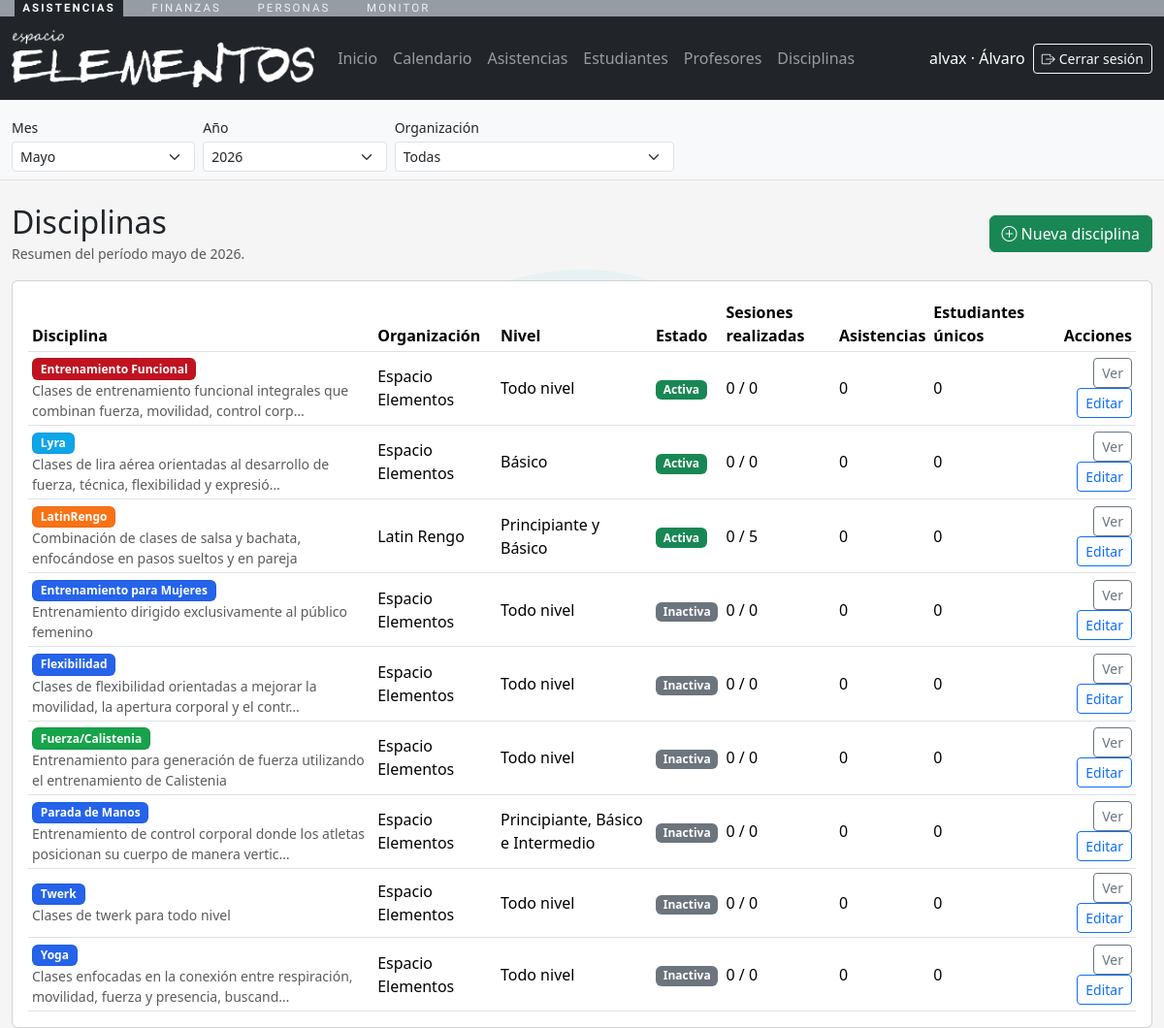
/asistencias/disciplinas/ (signed in), run on the app's committed database.
### personas/models.py (models this page shows, shortened)
class Persona(models.Model):
    nombres = models.CharField(max_length=150)
    apellidos = models.CharField(max_length=150)
    email = models.EmailField(unique=True, null=True, blank=True)
    telefono = models.CharField(max_length=50, blank=True)
    rut = models.CharField(
        max_length=20,
        blank=True,
        default="",
        validators=[validar_rut_chileno],
    )
    fecha_nacimiento = models.DateField(null=True, blank=True)
    activo = models.BooleanField(default=True)
    user = models.OneToOneField(
        settings.AUTH_USER_MODEL,
        on_delete=models.CASCADE,
        null=True,
        blank=True,
        related_name="persona",
    )
    creado_en = models.DateTimeField(auto_now_add=True)
    actualizado_en = models.DateTimeField(auto_now=True)
    class Meta:
        verbose_name = "Persona"
        verbose_name_plural = "Personas"
        ordering = ["apellidos", "nombres"]
        db_table = "cuentas_persona"

class Organizacion(models.Model):
    nombre = models.CharField(max_length=255)
    razon_social = models.CharField(max_length=255, blank=True)
    rut = models.CharField(max_length=20, unique=True)
    es_exenta_iva = models.BooleanField(
        default=False,
        help_text="Marcar si la organizacion aplica exencion de IVA (Ley 21.622).",
    )
    email_contacto = models.EmailField(blank=True)
    telefono_contacto = models.CharField(max_length=50, blank=True)
    sitio_web = models.URLField(blank=True)
    direccion = models.CharField(max_length=255, blank=True)
    creada_en = models.DateTimeField(auto_now_add=True)
    actualizada_en = models.DateTimeField(auto_now=True)
    class Meta:
        verbose_name = "Organizacion"
        verbose_name_plural = "Organizaciones"
        ordering = ["nombre"]
        db_table = "organizaciones_organizacion"

### asistencias/models.py (models this page shows, shortened)
class Disciplina(models.Model):
    class BadgeColor(models.TextChoices):
        ROJO = "rojo", "Rojo"
        NARANJO = "naranjo", "Naranjo"
        AZUL = "azul", "Azul"
        CELESTE = "celeste", "Celeste"
        AMARILLO = "amarillo", "Amarillo"
        VERDE = "verde", "Verde"
        CAFE = "cafe", "Cafe"
        MORADO = "morado", "Morado"
    BADGE_COLOR_CLASSES = {
        BadgeColor.ROJO: "disciplina-badge-rojo",
        BadgeColor.NARANJO: "disciplina-badge-naranjo",
        BadgeColor.AZUL: "disciplina-badge-azul",
        BadgeColor.CELESTE: "disciplina-badge-celeste",
        BadgeColor.AMARILLO: "disciplina-badge-amarillo",
        BadgeColor.VERDE: "disciplina-badge-verde",
        BadgeColor.CAFE: "disciplina-badge-cafe",
        BadgeColor.MORADO: "disciplina-badge-morado",
    }
    organizacion = models.ForeignKey(
        "personas.Organizacion",
        on_delete=models.CASCADE,
        related_name="disciplinas",
    )
    nombre = models.CharField(max_length=150)
    descripcion = models.TextField(blank=True)
    nivel = models.CharField(max_length=100, blank=True)
    badge_color = models.CharField(
        "color de badge",
        max_length=20,
        choices=BadgeColor.choices,
        default=BadgeColor.AZUL,
    )
    activa = models.BooleanField(default=True)
    creada_en = models.DateTimeField(auto_now_add=True)
    class Meta:
        verbose_name = "Disciplina"
        verbose_name_plural = "Disciplinas"
        unique_together = ("organizacion", "nombre", "nivel")
        ordering = ["nombre"]
        db_table = "academia_disciplina"
    @property
    def badge_class(self) -> str:
        return f"disciplina-badge {self.BADGE_COLOR_CLASSES.get(self.badge_color, self.BADGE_COLOR_CLASSES[self.BadgeColor.AZUL])}"

### asistencias/views.py (the view)
# urls.py: path("disciplinas/", views.disciplinas_list, name="disciplinas_list"),
@role_required(ROLE_ADMIN)
def disciplinas_list(request):
    context = nav_context(request)
    organizacion = organizacion_desde_request(request)
    disciplinas_qs = Disciplina.objects.select_related("organizacion")
    if organizacion:
        disciplinas_qs = disciplinas_qs.filter(organizacion=organizacion)
    disciplinas = disciplinas_qs.annotate(
        sesiones_periodo=Count(
            "sesiones",
            filter=Q(**filtros_periodo("sesiones__fecha", request=request)),
            distinct=True,
        ),
        sesiones_realizadas=Count(
            "sesiones",
            filter=Q(
                **filtros_periodo("sesiones__fecha", request=request),
                sesiones__estado=SesionClase.Estado.COMPLETADA,
            ),
            distinct=True,
        ),
        asistencias_periodo=Count(
            "sesiones__asistencias",
            filter=Q(**filtros_periodo("sesiones__fecha", request=request)),
            distinct=True,
        ),
        estudiantes_unicos=Count(
            "sesiones__asistencias__persona",
            filter=Q(**filtros_periodo("sesiones__fecha", request=request)),
            distinct=True,
        ),
    ).order_by("-activa", "organizacion__nombre", "nombre", "nivel")
    context.update(
        {
            "disciplinas": disciplinas,
            "periodo_descripcion_vista": descripcion_periodo(request=request, corta=False),
            "organizacion_seleccionada": organizacion,
        }
    )
    return render(request, "asistencias/disciplinas_list.html", context)

### asistencias/utils.py (called while the page is built, shortened)
def usuario_tiene_roles(user, roles: list[str]) -> bool:
    if not roles:
        return True
    if user.is_superuser:
        return True

### plataformaelemental/context.py (called while the page is built, shortened)
def _fin_de_mes(fecha):
    return (fecha.replace(day=28) + timedelta(days=4)).replace(day=1) - timedelta(days=1)

def _normalizar_mes(raw_mes, hoy):
    if raw_mes is None or str(raw_mes).strip() == "":
        return hoy.month

def _normalizar_anio(raw_anio, hoy):
    if raw_anio is None or str(raw_anio).strip() == "":
        return hoy.year

def resolver_periodo(request):
    hoy = timezone.localdate()
    mes = _normalizar_mes(request.GET.get("periodo_mes"), hoy)
    anio = _normalizar_anio(request.GET.get("periodo_anio"), hoy)
    referencia = hoy.replace(year=anio or hoy.year, month=mes or hoy.month, day=1)
    return {
        "mes": mes,
        "anio": anio,
        "referencia_inicio": referencia,
        "referencia_fin": _fin_de_mes(referencia),
    }

def filtros_periodo(campo, *, request=None, mes=None, anio=None):
    if request is not None:
        periodo = resolver_periodo(request)
        mes = periodo["mes"]
        anio = periodo["anio"]
    filtros = {}
    if anio is not None:
        filtros[f"{campo}__year"] = anio
    if mes is not None:
        filtros[f"{campo}__month"] = mes
    return filtros

def descripcion_periodo(*, request=None, mes=None, anio=None, corta=False):
    if request is not None:
        periodo = resolver_periodo(request)
        mes = periodo["mes"]
        anio = periodo["anio"]
    if mes is None and anio is None:
        return "Todo el periodo" if corta else "Todos los meses y todos los años"
    if mes is None:
        return f"Año {anio}" if corta else f"Todos los meses de {anio}"
    nombre_mes = date_format(date((anio or 2000), mes, 1), "F")
    if anio is None:
        return nombre_mes if corta else f"{nombre_mes} de todos los años"
    return f"{nombre_mes} {anio}" if corta else f"{nombre_mes} de {anio}"

def nav_context(request):
    persona = getattr(request.user, "persona", None)
    roles = []
    if persona:
        roles = list(persona.roles.filter(activo=True).values_list("rol__codigo", flat=True))
    return {"persona": persona, "roles_usuario": roles}

def organizacion_desde_request(request):
    org_id = request.GET.get("organizacion")
    if not org_id:
        return None
    return Organizacion.objects.filter(pk=org_id).first()

### asistencias/templates/asistencias/disciplinas_list.html (shortened to what this page needs)
{% extends "asistencias/base_app.html" %}
{% block content %}
<div class="mt-4">
  <div class="d-flex justify-content-between align-items-center mb-3">
    <div>
      <h2 class="mb-0">Disciplinas</h2>
      <small class="text-muted">
        Resumen del período {{ periodo_descripcion_vista }}.
      </small>
    </div>
    <a
      class="btn btn-success"
      href="{% url 'asistencias:disciplina_create' %}{% if request.GET.urlencode %}?{{ request.GET.urlencode }}{% endif %}"
    >
      <i class="bi bi-plus-circle"></i><span class="ms-1">Nueva disciplina</span>
    </a>
  </div>
  <div class="card">
    <div class="card-body table-responsive">
      <table class="table table-sm align-middle mb-0">
        <thead>
          <tr>
            <th>Disciplina</th>
            <th>Organización</th>
            <th>Nivel</th>
            <th>Estado</th>
            <th>Sesiones realizadas</th>
            <th>Asistencias</th>
            <th>Estudiantes únicos</th>
            <th class="text-end">Acciones</th>
          </tr>
        </thead>
        <tbody>
          {% for disciplina in disciplinas %}
          <tr>
            <td>
              <div><span class="badge {{ disciplina.badge_class }}">{{ disciplina.nombre }}</span></div>
              <div class="small text-muted">{{ disciplina.descripcion|default:"Sin descripción"|truncatechars:90 }}</div>
            </td>
            <td>{{ disciplina.organizacion.nombre }}</td>
            <td>{{ disciplina.nivel|default:"-" }}</td>
            <td>
              {% if disciplina.activa %}
                <span class="badge text-bg-success">Activa</span>
              {% else %}
                <span class="badge text-bg-secondary">Inactiva</span>
              {% endif %}
            </td>
            <td>{{ disciplina.sesiones_realizadas }} / {{ disciplina.sesiones_periodo }}</td>
            <td>{{ disciplina.asistencias_periodo }}</td>
            <td>{{ disciplina.estudiantes_unicos }}</td>
            <td class="text-end">
              <a
                class="btn btn-sm btn-outline-secondary"
                href="{% url 'asistencias:disciplina_detail' disciplina.pk %}{% if request.GET.urlencode %}?{{ request.GET.urlencode }}{% endif %}"
              >
                Ver
              </a>
              <a
                class="btn btn-sm btn-outline-primary"
                href="{% url 'asistencias:disciplina_edit' disciplina.pk %}{% if request.GET.urlencode %}?{{ request.GET.urlencode }}{% endif %}"
              >
                Editar
              </a>
            </td>
          </tr>
          {% empty %}
          <tr>
            <td colspan="8" class="text-center text-muted py-4">
              No hay disciplinas para los filtros seleccionados.
            </td>
          </tr>
          {% endfor %}
        </tbody>
      </table>
    </div>
  </div>
</div>
{% endblock %}

### asistencias/templates/asistencias/base_app.html (shortened to what this page needs)
{% load static %}
<!DOCTYPE html>
<html lang="es">
  <head>
    <link href="https://cdn.jsdelivr.net/npm/bootstrap@5.3.3/dist/css/bootstrap.min.css" rel="stylesheet">
    <link href="https://cdn.jsdelivr.net/npm/bootstrap-icons@1.11.3/font/bootstrap-icons.css" rel="stylesheet">
  </head>
  <body>
    {% if request.user.is_authenticated and not hide_nav %}
    {% include "shared/barra_apps.html" %}
    <nav class="navbar navbar-expand-lg navbar-dark bg-dark">
      <div class="container-fluid">
        <a class="navbar-brand" href="{% url 'asistencias:dashboard' %}?periodo_mes={{ periodo_mes }}&periodo_anio={{ periodo_anio }}{% if organizacion_id %}&organizacion={{ organizacion_id }}{% endif %}">
          <img src="{% static 'img/logotipo-blanco.png' %}" alt="App Elemental" style="height: 60px;">
        </a>
        <div class="collapse navbar-collapse" id="navbarNav">
          <ul class="navbar-nav me-auto">
            <li class="nav-item"><a class="nav-link" href="{% url 'asistencias:dashboard' %}?periodo_mes={{ periodo_mes }}&periodo_anio={{ periodo_anio }}">Inicio</a></li>
            <li class="nav-item"><a class="nav-link" href="{% url 'asistencias:sesiones_list' %}?periodo_mes={{ periodo_mes }}&periodo_anio={{ periodo_anio }}{% if organizacion_id %}&organizacion={{ organizacion_id }}{% endif %}">Calendario</a></li>
            <li class="nav-item"><a class="nav-link" href="{% url 'asistencias:asistencias_list' %}?periodo_mes={{ periodo_mes }}&periodo_anio={{ periodo_anio }}{% if organizacion_id %}&organizacion={{ organizacion_id }}{% endif %}">Asistencias</a></li>
            <li class="nav-item"><a class="nav-link" href="{% url 'asistencias:estudiantes_list' %}?periodo_mes={{ periodo_mes }}&periodo_anio={{ periodo_anio }}{% if organizacion_id %}&organizacion={{ organizacion_id }}{% endif %}">Estudiantes</a></li>
            <li class="nav-item"><a class="nav-link" href="{% url 'asistencias:profesores_list' %}?periodo_mes={{ periodo_mes }}&periodo_anio={{ periodo_anio }}{% if organizacion_id %}&organizacion={{ organizacion_id }}{% endif %}">Profesores</a></li>
            <li class="nav-item"><a class="nav-link" href="{% url 'asistencias:disciplinas_list' %}?periodo_mes={{ periodo_mes }}&periodo_anio={{ periodo_anio }}{% if organizacion_id %}&organizacion={{ organizacion_id }}{% endif %}">Disciplinas</a></li>
          </ul>
          <div class="d-flex flex-column flex-lg-row align-items-lg-center gap-2">
            <span class="navbar-text text-white">
              {{ request.user.get_username }}{% if persona %} · {{ persona.nombres }}{% endif %}
            </span>
            <form method="post" action="/accounts/logout/" class="d-inline">
              <button class="btn btn-sm btn-outline-light" type="submit" title="Cerrar sesión">
                <i class="bi bi-box-arrow-right"></i><span class="d-none d-lg-inline ms-1">Cerrar sesión</span>
              </button>
            </form>
          </div>
        </div>
      </div>
    </nav>
    {% if not hide_periodo %}
    <div class="bg-light border-bottom">
      <div class="container-fluid py-2">
        <form method="get" class="row g-2 align-items-end" id="periodo-global-form">
          <div class="col-6 col-md-2">
            <label class="form-label small mb-1">Mes</label>
            <select name="periodo_mes" class="form-select form-select-sm js-periodo-autosubmit">
              {% for value, label in periodo_meses %}
                <option value="{{ value }}" {% if periodo_mes == value %}selected{% endif %}>{{ label }}</option>
              {% endfor %}
            </select>
          </div>
          <div class="col-6 col-md-2">
            <label class="form-label small mb-1">Año</label>
            <select name="periodo_anio" class="form-select form-select-sm js-periodo-autosubmit">
              {% for y in periodo_anios %}
                <option value="{{ y.0 }}" {% if periodo_anio == y.0 %}selected{% endif %}>{{ y.1 }}</option>
              {% endfor %}
            </select>
          </div>
          <div class="col-12 col-md-3">
            <label class="form-label small mb-1">Organización</label>
            <select name="organizacion" class="form-select form-select-sm js-periodo-autosubmit">
              <option value="">Todas</option>
            </select>
          </div>
        </form>
      </div>
    </div>
    {% endif %}
    {% endif %}
    <div class="container-fluid">
      {% block content %}{% endblock %}
    </div>
  </body>
</html>

### data on the page
Persona: nombres "Álvaro"
Disciplina: nombre "Entrenamiento Funcional", descripcion "Clases de entrenamiento funcional integrales que combinan fuerza, movilidad, control corp…", organizacion.nombre "Espacio Elementos", nivel "Todo nivel", activa "Activa", sesiones_realizadas "0", sesiones_periodo "0", asistencias_periodo "0", estudiantes_unicos "0"
Disciplina: nombre "Lyra", descripcion "Clases de lira aérea orientadas al desarrollo de fuerza, técnica, flexibilidad y expresió…", organizacion.nombre "Espacio Elementos", nivel "Básico", activa "Activa", sesiones_realizadas "0", sesiones_periodo "0", asistencias_periodo "0", estudiantes_unicos "0"
Disciplina: nombre "LatinRengo", descripcion "Combinación de clases de salsa y bachata, enfocándose en pasos sueltos y en pareja", organizacion.nombre "Latin Rengo", nivel "Principiante y Básico", activa "Activa", sesiones_realizadas "0", sesiones_periodo "5", asistencias_periodo "0", estudiantes_unicos "0"
Disciplina: nombre "Entrenamiento para Mujeres", descripcion "Entrenamiento dirigido exclusivamente al público femenino", organizacion.nombre "Espacio Elementos", nivel "Todo nivel", activa "Inactiva", sesiones_realizadas "0", sesiones_periodo "0", asistencias_periodo "0", estudiantes_unicos "0"
Disciplina: nombre "Flexibilidad", descripcion "Clases de flexibilidad orientadas a mejorar la movilidad, la apertura corporal y el contr…", organizacion.nombre "Espacio Elementos", nivel "Todo nivel", activa "Inactiva", sesiones_realizadas "0", sesiones_periodo "0", asistencias_periodo "0", estudiantes_unicos "0"
Disciplina: nombre "Fuerza/Calistenia", descripcion "Entrenamiento para generación de fuerza utilizando el entrenamiento de Calistenia", organizacion.nombre "Espacio Elementos", nivel "Todo nivel", activa "Inactiva", sesiones_realizadas "0", sesiones_periodo "0", asistencias_periodo "0", estudiantes_unicos "0"
Disciplina: nombre "Parada de Manos", descripcion "Entrenamiento de control corporal donde los atletas posicionan su cuerpo de manera vertic…", organizacion.nombre "Espacio Elementos", nivel "Principiante, Básico e Intermedio", activa "Inactiva", sesiones_realizadas "0", sesiones_periodo "0", asistencias_periodo "0", estudiantes_unicos "0"
Disciplina: nombre "Twerk", descripcion "Clases de twerk para todo nivel", organizacion.nombre "Espacio Elementos", nivel "Todo nivel", activa "Inactiva", sesiones_realizadas "0", sesiones_periodo "0", asistencias_periodo "0", estudiantes_unicos "0"
Disciplina: nombre "Yoga", descripcion "Clases enfocadas en la conexión entre respiración, movilidad, fuerza y presencia, buscand…", organizacion.nombre "Espacio Elementos", nivel "Todo nivel", activa "Inactiva", sesiones_realizadas "0", sesiones_periodo "0", asistencias_periodo "0", estudiantes_unicos "0"

### other printed values
{{ request.user.get_username }} "alvax"
{{ periodo_descripcion_vista }} "mayo de 2026"
form field periodo_mes "Mayo"
form field periodo_anio "2026"
